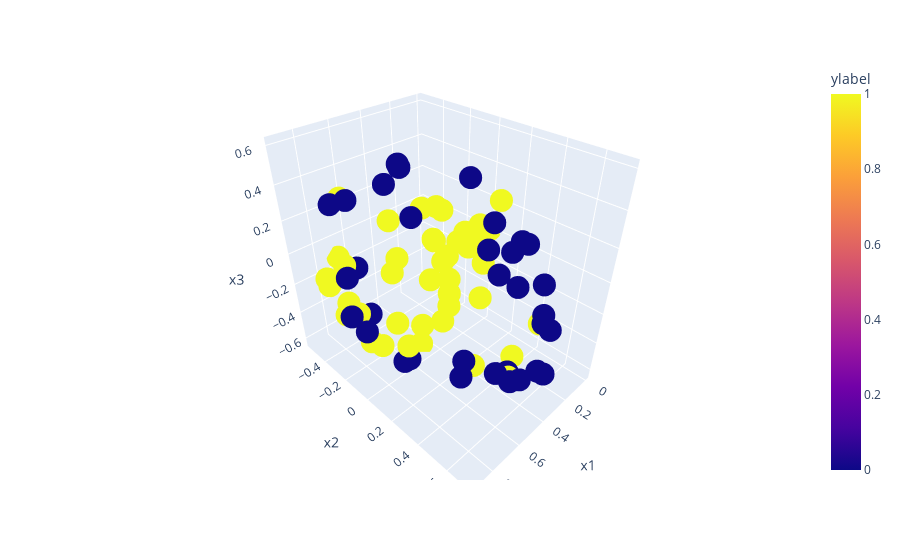

Notebook code cell kept with this figure:
### Code cell
kpca.fit(kernel_matrix)
plot_data = pd.DataFrame(kpca.transform(kernel_test_matrix)[:,:3])
plot_data.columns = ["x1","x2","x3"]
plot_data["ylabel"] = data_sto_test_y

px.scatter_3d(plot_data,x="x1",y="x2",z="x3",color = "ylabel")
